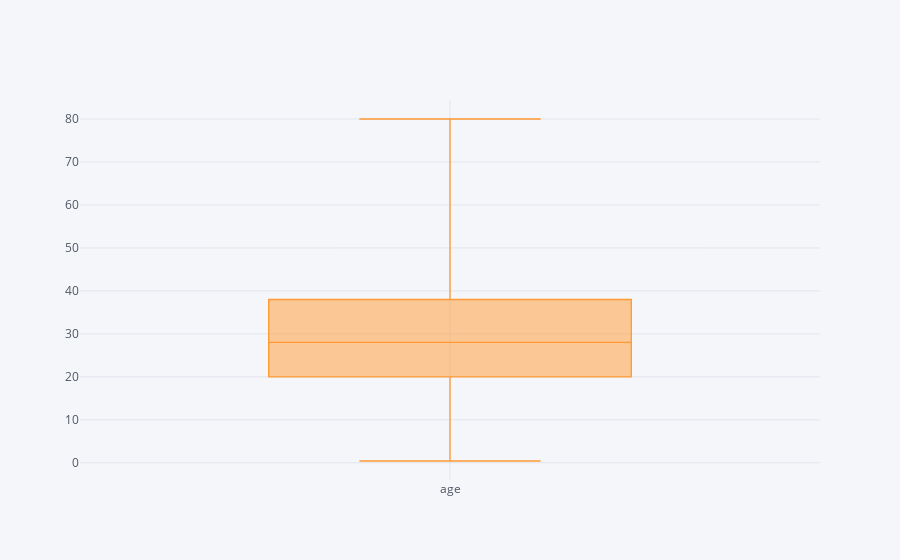

The notebook cell saved with this chart:
### Code cell
#It is showing distribution of age
titanic["age"].iplot(kind="box")

### Figure 1 — Plotly figure (JSON) as saved in the notebook; plotly's stock layout.template omitted (floating-point values rounded to 4 significant figures; data arrays with more than 128 entries replaced by an {"elided": "..."} marker saying what was removed)
{"data": [{"boxpoints": false, "line": {"width": 1.3}, "marker": {"color": "rgba(255, 153, 51, 1.0)"}, "name": "age", "orientation": "v", "type": "box", "uid": "55c13364-a663-453b-8d45-7e9f1c44c169", "y": {"elided": "891 float values"}}], "layout": {"legend": {"bgcolor": "#F5F6F9", "font": {"color": "#4D5663"}}, "paper_bgcolor": "#F5F6F9", "plot_bgcolor": "#F5F6F9", "title": {"font": {"color": "#4D5663"}}, "xaxis": {"gridcolor": "#E1E5ED", "showgrid": true, "tickfont": {"color": "#4D5663"}, "title": {"font": {"color": "#4D5663"}, "text": ""}, "zerolinecolor": "#E1E5ED"}, "yaxis": {"gridcolor": "#E1E5ED", "showgrid": true, "tickfont": {"color": "#4D5663"}, "title": {"font": {"color": "#4D5663"}, "text": ""}, "zerolinecolor": "#E1E5ED"}}}
